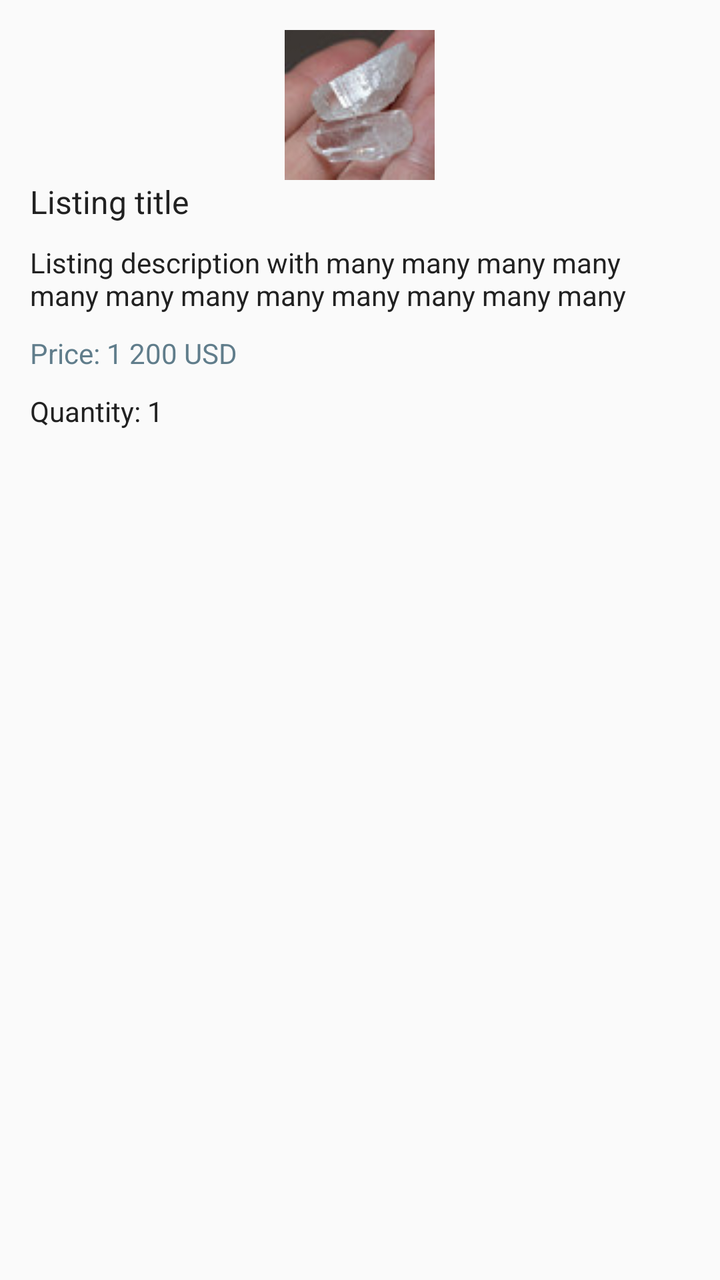
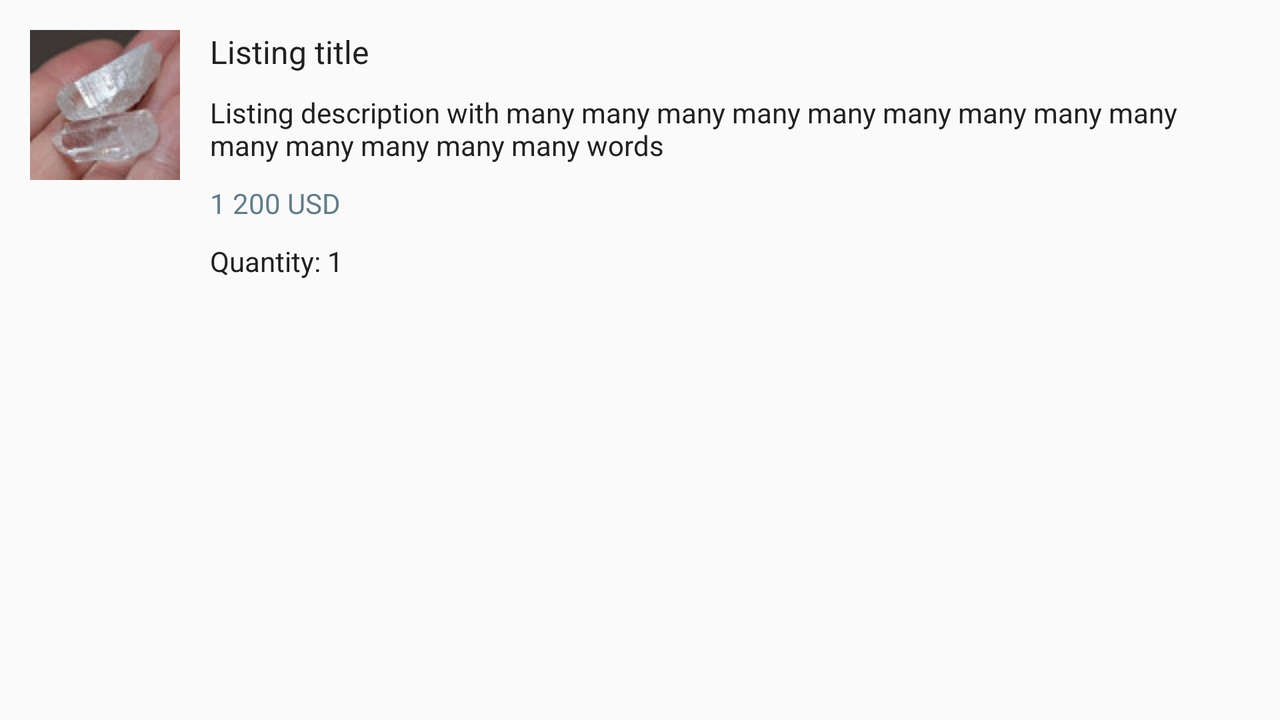

Compare how this app lays out the same screen by default and in its alternative resource folder. The renders come first, then the two layout files and the values they reference.
<!-- AndroidManifest.xml: application theme AppTheme -->
<!-- res/layout/search_listing_view.xml -->
<?xml version="1.0" encoding="utf-8"?>
<LinearLayout xmlns:android="http://schemas.android.com/apk/res/android"
    xmlns:tools="http://schemas.android.com/tools"
    android:layout_width="match_parent"
    android:layout_height="match_parent"
    android:orientation="vertical"
    android:padding="@dimen/listing_layout_padding">

    <ImageView
        android:id="@+id/listing_image"
        android:layout_width="@dimen/listing_image_width"
        android:layout_height="@dimen/listing_image_height"
        android:layout_gravity="center_horizontal"
        tools:src="@drawable/tools_listing_image" />

    <TextView
        android:id="@+id/listing_title"
        style="@style/listing_title"
        android:layout_width="wrap_content"
        android:layout_height="wrap_content"
        android:layout_marginBottom="@dimen/listing_title_margin_bottom"
        android:maxLines="1"
        tools:text="Listing title" />

    <TextView
        android:id="@+id/listing_description"
        style="@style/base_text"
        android:layout_width="wrap_content"
        android:layout_height="wrap_content"
        android:layout_marginBottom="@dimen/listing_description_margin_bottom"
        android:maxLines="2"
        tools:text="Listing description with many many many many many many many many many many many many many many words" />


    <TextView
        android:id="@+id/listing_price"
        style="@style/listing_price"
        android:layout_width="wrap_content"
        android:layout_height="wrap_content"
        android:layout_marginBottom="@dimen/listing_price_margin_bottom"
        tools:text="Price: 1 200 USD" />

    <TextView
        android:id="@+id/listing_quantity"
        style="@style/base_text"
        android:layout_width="wrap_content"
        android:layout_height="wrap_content"
        tools:text="Quantity: 1" />

</LinearLayout>
<!-- resources referenced by this layout -->
<resources>
  <dimen name="listing_description_margin_bottom">10dp</dimen>
  <dimen name="listing_image_height">75dp</dimen>
  <dimen name="listing_image_width">75dp</dimen>
  <dimen name="listing_layout_padding">15dp</dimen>
  <dimen name="listing_price_margin_bottom">10dp</dimen>
  <dimen name="listing_title_margin_bottom">10dp</dimen>
  <!-- drawable tools_listing_image: jpg bitmap (drawable, 3035 bytes) -->
  <style name="base_text">
          <item name="android:textSize">14sp</item>
          <item name="android:textColor">@color/primary_text_color</item>
      </style>
  <style name="listing_price" parent="base_text">
          <item name="android:textColor">@color/accent_color</item>
      </style>
  <style name="listing_title" parent="clicable_text">
          <item name="android:textSize">16sp</item>
      </style>
  <style name="AppTheme" parent="Theme.AppCompat.Light.NoActionBar">
          
          <item name="colorPrimary">@color/default_primary_color</item>
          <item name="colorPrimaryDark">@color/dark_primary_color</item>
          <item name="colorAccent">@color/accent_color</item>
          <item name="titleTextColor">@color/text_primary_color</item>
      </style>
  <color name="primary_text_color">#212121</color>
  <color name="accent_color">#607D8B</color>
  <style name="clicable_text" parent="base_text">
          <item name="android:textColor">@color/primary_text_selector</item>
      </style>
  <color name="default_primary_color">#03A9F4</color>
  <color name="dark_primary_color">#0288D1</color>
  <color name="text_primary_color">#FFFFFF</color>
</resources>
<!-- res/layout-land/search_listing_view.xml (the repository's variant of the layout above) -->
<!-- drawn on the phone turned sideways -->
<?xml version="1.0" encoding="utf-8"?>
<RelativeLayout xmlns:android="http://schemas.android.com/apk/res/android"
    xmlns:tools="http://schemas.android.com/tools"
    android:layout_width="match_parent"
    android:layout_height="match_parent"
    android:padding="@dimen/listing_layout_padding">

    <ImageView
        android:id="@+id/listing_image"
        android:layout_width="@dimen/listing_image_width"
        android:layout_height="@dimen/listing_image_height"
        android:layout_alignParentLeft="true"
        android:layout_alignParentStart="true"
        android:layout_alignParentTop="true"
        android:layout_marginEnd="@dimen/listing_image_margin_right"
        android:layout_marginRight="@dimen/listing_image_margin_right"
        tools:src="@drawable/tools_listing_image" />

    <TextView
        android:id="@+id/listing_title"
        style="@style/listing_title"
        android:layout_width="wrap_content"
        android:layout_height="wrap_content"
        android:layout_alignParentTop="true"
        android:maxLines="1"
        android:layout_marginBottom="@dimen/listing_title_margin_bottom"
        android:layout_toEndOf="@id/listing_image"
        android:layout_toRightOf="@id/listing_image"
        tools:text="Listing title" />

    <TextView
        android:id="@+id/listing_description"
        style="@style/base_text"
        android:layout_width="wrap_content"
        android:layout_height="wrap_content"
        android:layout_below="@id/listing_title"
        android:layout_marginBottom="@dimen/listing_description_margin_bottom"
        android:layout_toEndOf="@id/listing_image"
        android:layout_toRightOf="@id/listing_image"
        android:maxLines="2"
        tools:text="Listing description with many many many many many many many many many many many many many many words" />


    <TextView
        android:id="@+id/listing_price"
        style="@style/listing_price"
        android:layout_width="wrap_content"
        android:layout_height="wrap_content"
        android:layout_below="@id/listing_description"
        android:layout_marginBottom="@dimen/listing_price_margin_bottom"
        android:layout_toEndOf="@id/listing_image"
        android:layout_toRightOf="@id/listing_image"
        tools:text="1 200 USD" />

    <TextView
        android:id="@+id/listing_quantity"
        style="@style/base_text"
        android:layout_width="wrap_content"
        android:layout_height="wrap_content"
        android:layout_below="@id/listing_price"
        android:layout_toEndOf="@id/listing_image"
        android:layout_toRightOf="@id/listing_image"
        tools:text="Quantity: 1" />

</RelativeLayout>
<!-- resources referenced by the variant -->
<!-- as the phone turned sideways resolves them -->
<resources>
  <dimen name="listing_description_margin_bottom">10dp</dimen>
  <dimen name="listing_image_height">75dp</dimen>
  <dimen name="listing_image_margin_right">15dp</dimen>
  <dimen name="listing_image_width">75dp</dimen>
  <dimen name="listing_layout_padding">15dp</dimen>
  <dimen name="listing_price_margin_bottom">10dp</dimen>
  <dimen name="listing_title_margin_bottom">10dp</dimen>
  <!-- drawable tools_listing_image: jpg bitmap (drawable, 3035 bytes) -->
  <style name="base_text">
          <item name="android:textSize">14sp</item>
          <item name="android:textColor">@color/primary_text_color</item>
      </style>
  <style name="listing_price" parent="base_text">
          <item name="android:textColor">@color/accent_color</item>
      </style>
  <style name="listing_title" parent="clicable_text">
          <item name="android:textSize">16sp</item>
      </style>
  <style name="AppTheme" parent="Theme.AppCompat.Light.NoActionBar">
          
          <item name="colorPrimary">@color/default_primary_color</item>
          <item name="colorPrimaryDark">@color/dark_primary_color</item>
          <item name="colorAccent">@color/accent_color</item>
          <item name="titleTextColor">@color/text_primary_color</item>
      </style>
  <color name="primary_text_color">#212121</color>
  <color name="accent_color">#607D8B</color>
  <style name="clicable_text" parent="base_text">
          <item name="android:textColor">@color/primary_text_selector</item>
      </style>
  <color name="default_primary_color">#03A9F4</color>
  <color name="dark_primary_color">#0288D1</color>
  <color name="text_primary_color">#FFFFFF</color>
</resources>
